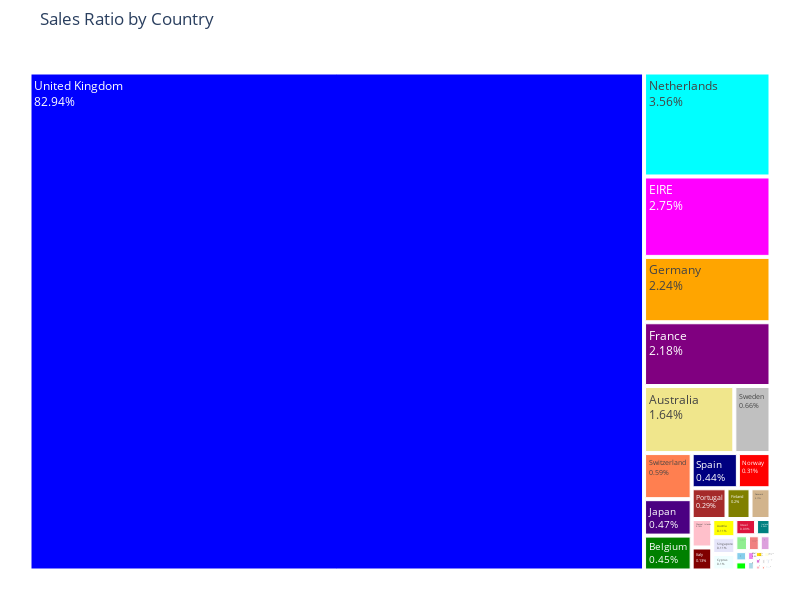

The notebook cell this image was saved under:
### Code cell
country_color_map = {
    'United Kingdom': 'blue',
    'Norway': 'red',
    'Belgium': 'green',
    'Germany': 'orange',
    'France': 'purple',
    'Austria': 'yellow',
    'Netherlands': 'cyan',
    'EIRE': 'magenta',
    'USA': 'lime',
    'Channel Islands': 'pink',
    'Iceland': 'teal',
    'Portugal': 'brown',
    'Spain': 'navy',
    'Finland': 'olive',
    'Italy': 'maroon',
    'Greece': 'gold',
    'Japan': 'indigo',
    'Sweden': 'silver',
    'Denmark': 'tan',
    'Cyprus': 'azure',
    'Malta': 'violet',
    'Switzerland': 'coral',
    'Australia': 'khaki',
    'Czech Republic': 'orchid',
    'Poland': 'skyblue',
    'Hong Kong': 'plum',
    'Singapore': 'lavender',
    'RSA': 'salmon',
    'Israel': 'crimson',
    'Unspecified': 'lightgreen',
    'United Arab Emirates': 'lightblue',
    'Canada': 'lightcoral',
    'European Community': 'lightpink',
    'Bahrain': 'lightskyblue',
    'Brazil': 'lightsteelblue',
    'Saudi Arabia': 'lightseagreen',
    'Lebanon': 'lightgrey',
    'Lithuania': 'lightyellow'
}

def round_sales_ratio(value):
    return round(value, 2)
df_country['Sales Ratio Rounded'] = df_country['Sales Ratio'].apply(round_sales_ratio)

def add_percentage(value):
    return f"{value}%"
df_country['Sales Ratio Rounded'] = df_country['Sales Ratio Rounded'].apply(add_percentage)

fig1 = px.treemap(df_country, path=['Country'], 
                 values='Sales Ratio', color='Country', color_discrete_map= country_color_map,
                 title='Sales Ratio by Country')
fig1.update_layout(margin = dict(t=50, l=25, r=25, b=25), height=600, width=800)
fig1.update_traces(text=df_country['Sales Ratio Rounded'].astype(str),
                  hoverinfo='label+text+value') 
fig1.show()
fig.to_html(include_plotlyjs='cdn',full_html=False).encode().decode('unicode-escape')

### Figure 1 — Plotly figure (JSON) as saved in the notebook; plotly's stock layout.template omitted (floating-point values rounded to 4 significant figures)
{"data": [{"branchvalues": "total", "customdata": [["Australia"], ["Austria"], ["Bahrain"], ["Belgium"], ["Brazil"], ["Canada"], ["Channel Islands"], ["Cyprus"], ["Czech Republic"], ["Denmark"], ["EIRE"], ["European Community"], ["Finland"], ["France"], ["Germany"], ["Greece"], ["Hong Kong"], ["Iceland"], ["Israel"], ["Italy"], ["Japan"], ["Lebanon"], ["Lithuania"], ["Malta"], ["Netherlands"], ["Norway"], ["Poland"], ["Portugal"], ["RSA"], ["Saudi Arabia"], ["Singapore"], ["Spain"], ["Sweden"], ["Switzerland"], ["USA"], ["United Arab Emirates"], ["United Kingdom"], ["Unspecified"]], "domain": {"x": [0, 1], "y": [0, 1]}, "hoverinfo": "label+text+value", "hovertemplate": "labels=%{label}<br>Sales Ratio=%{value}<br>parent=%{parent}<br>id=%{id}<br>Country=%{customdata[0]}<extra></extra>", "ids": ["Australia", "Austria", "Bahrain", "Belgium", "Brazil", "Canada", "Channel Islands", "Cyprus", "Czech Republic", "Denmark", "EIRE", "European Community", "Finland", "France", "Germany", "Greece", "Hong Kong", "Iceland", "Israel", "Italy", "Japan", "Lebanon", "Lithuania", "Malta", "Netherlands", "Norway", "Poland", "Portugal", "RSA", "Saudi Arabia", "Singapore", "Spain", "Sweden", "Switzerland", "USA", "United Arab Emirates", "United Kingdom", "Unspecified"], "labels": ["Australia", "Austria", "Bahrain", "Belgium", "Brazil", "Canada", "Channel Islands", "Cyprus", "Czech Republic", "Denmark", "EIRE", "European Community", "Finland", "France", "Germany", "Greece", "Hong Kong", "Iceland", "Israel", "Italy", "Japan", "Lebanon", "Lithuania", "Malta", "Netherlands", "Norway", "Poland", "Portugal", "RSA", "Saudi Arabia", "Singapore", "Spain", "Sweden", "Switzerland", "USA", "United Arab Emirates", "United Kingdom", "Unspecified"], "marker": {"colors": ["khaki", "yellow", "lightskyblue", "green", "lightsteelblue", "lightcoral", "pink", "azure", "orchid", "tan", "magenta", "lightpink", "olive", "purple", "orange", "gold", "plum", "teal", "crimson", "maroon", "indigo", "lightgrey", "lightyellow", "violet", "cyan", "red", "skyblue", "brown", "salmon", "lightseagreen", "lavender", "navy", "silver", "coral", "lime", "lightblue", "blue", "lightgreen"]}, "name": "", "parents": ["", "", "", "", "", "", "", "", "", "", "", "", "", "", "", "", "", "", "", "", "", "", "", "", "", "", "", "", "", "", "", "", "", "", "", "", "", ""], "text": ["1.64%", "0.11%", "0.01%", "0.45%", "0.01%", "0.05%", "0.16%", "0.1%", "0.01%", "0.17%", "2.75%", "0.01%", "0.2%", "2.18%", "2.24%", "0.02%", "0.05%", "0.06%", "0.09%", "0.13%", "0.47%", "0.01%", "0.01%", "0.02%", "3.56%", "0.31%", "0.03%", "0.29%", "0.01%", "0.0%", "0.11%", "0.44%", "0.66%", "0.59%", "0.03%", "0.02%", "82.94%", "0.05%"], "type": "treemap", "values": [1.64, 0.1137, 0.005353, 0.4501, 0.007718, 0.05058, 0.1589, 0.1032, 0.01121, 0.1666, 2.755, 0.01025, 0.2001, 2.185, 2.24, 0.01604, 0.04618, 0.06357, 0.09115, 0.1284, 0.47, 0.009443, 0.01358, 0.02075, 3.563, 0.3111, 0.03277, 0.2908, 0.007067, 0.001498, 0.1053, 0.4408, 0.657, 0.5946, 0.02895, 0.01985, 82.94, 0.05425]}], "layout": {"height": 600, "legend": {"tracegroupgap": 0}, "margin": {"b": 25, "l": 25, "r": 25, "t": 50}, "title": {"text": "Sales Ratio by Country"}, "width": 800}}
